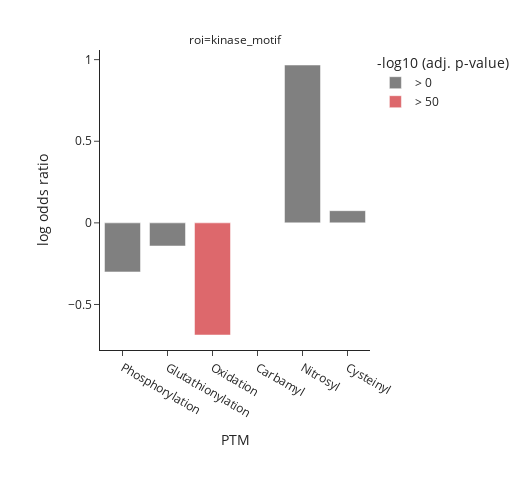

This figure's notebook cell:
### Code cell
plot_enrichment(data=enrichment_all_inMotif,
                ptm_select=['Phosphorylation','Glutathionylation','Oxidation',
                'Carbamyl', "Nitrosyl", "Cysteinyl"],
                roi_select=['kinase_motif']
                )

### Figure 1 — Plotly figure (JSON) as saved in the notebook; plotly's stock layout.template omitted (floating-point values rounded to 4 significant figures)
{"data": [{"alignmentgroup": "True", "customdata": [[0.7403, 0.3974], [0.8678, 0.08544], [null, 1], [2.63, 0.02609], [1.077, 0.8959]], "hovertemplate": "-log10 (adj. p-value)=> 0<br>roi=kinase_motif<br>PTM=%{x}<br>log odds ratio=%{y}<br>oddsr=%{customdata[0]}<br>p_adj_bh=%{customdata[1]}<extra></extra>", "legendgroup": "> 0", "marker": {"color": "grey"}, "name": "> 0", "offsetgroup": "> 0", "orientation": "v", "showlegend": true, "textposition": "auto", "type": "bar", "x": ["Phosphorylation", "Glutathionylation", "Carbamyl", "Nitrosyl", "Cysteinyl"], "xaxis": "x", "y": [-0.3007, -0.1418, null, 0.9672, 0.07463], "yaxis": "y"}, {"alignmentgroup": "True", "customdata": [[0.5031, 2.491e-85]], "hovertemplate": "-log10 (adj. p-value)=> 50<br>roi=kinase_motif<br>PTM=%{x}<br>log odds ratio=%{y}<br>oddsr=%{customdata[0]}<br>p_adj_bh=%{customdata[1]}<extra></extra>", "legendgroup": "> 50", "marker": {"color": "rgb(221, 104, 108)"}, "name": "> 50", "offsetgroup": "> 50", "orientation": "v", "showlegend": true, "textposition": "auto", "type": "bar", "x": ["Oxidation"], "xaxis": "x", "y": [-0.687], "yaxis": "y"}], "layout": {"annotations": [{"font": {}, "showarrow": false, "text": "roi=kinase_motif", "x": 0.5, "xanchor": "center", "xref": "paper", "y": 1, "yanchor": "bottom", "yref": "paper"}], "autosize": false, "barmode": "relative", "height": 500, "legend": {"title": {"text": "-log10 (adj. p-value)"}, "tracegroupgap": 0}, "margin": {"autoexpand": false, "b": 150, "l": 100, "r": 150, "t": 50}, "width": 520, "xaxis": {"anchor": "y", "categoryarray": ["Phosphorylation", "Glutathionylation", "Oxidation", "Carbamyl", "Nitrosyl", "Cysteinyl"], "categoryorder": "array", "domain": [0, 1], "title": {"text": "PTM"}}, "yaxis": {"anchor": "x", "domain": [0, 1], "title": {"text": "log odds ratio"}}}}
